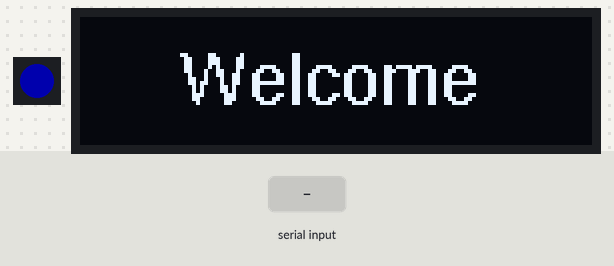
A sketch run on a simulated ESP8266 (NodeMCU). Parts: 1 RGB LEDs in strip order, left to right, 128×32 one-colour display. The test bench sets the inputs (shaded band). Dim RGB values are drawn brighter than linear.

Above: at 4.1 s.
7.3 s: "rgb:\n" received over Serial
At 8.4 s:
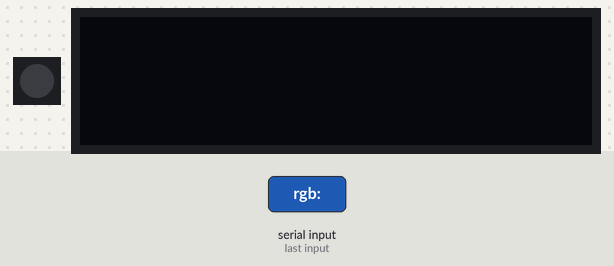
8.8 s: "rgb:90\n" received over Serial
At 9.6 s:
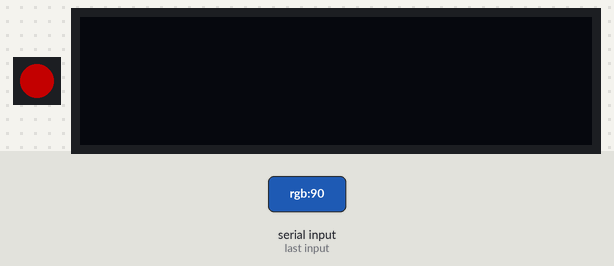
10.3 s: "rgb:,45\n" received over Serial
At 10.7 s:
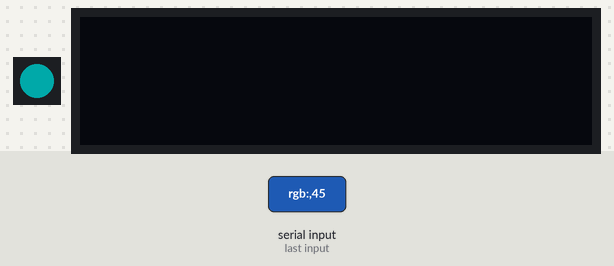
11.8 s: "callerid:,45\n" received over Serial
At 12.3 s:
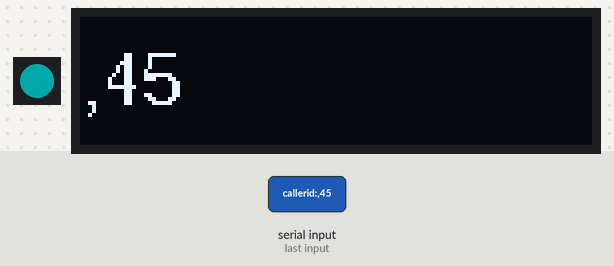
13.3 s: "rgb:\n" received over Serial
At 14.2 s:
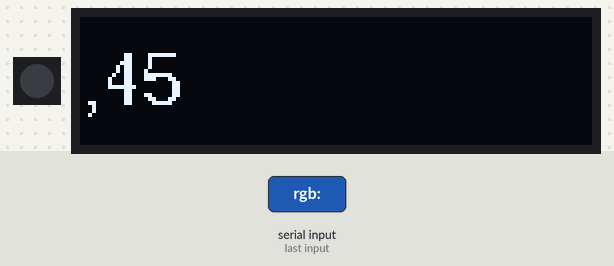
14.8 s: "rgb:90\n" received over Serial
At 15.3 s:
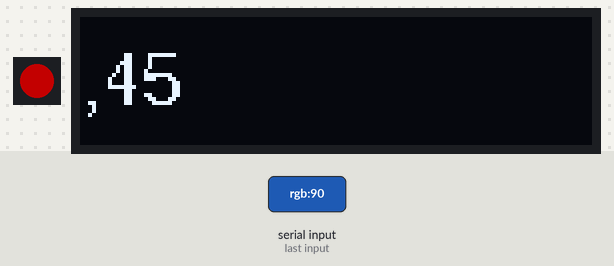
Timing chart, 0 to 17.3 s (numbered marks = the images above; inputs shaded):
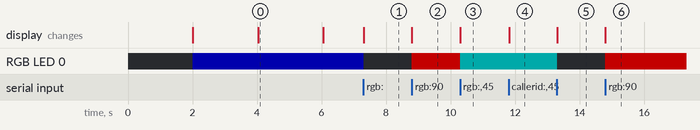

Measured:
- after the input at 7.3 s, RGB LED 0: RGB(0, 0, 50) → off at once
- after the input at 8.8 s, RGB LED 0: off → RGB(90, 0, 0) at once
- after the input at 10.3 s, RGB LED 0: RGB(90, 0, 0) → RGB(0, 45, 45) at once
- after the input at 11.8 s, the display: changes at once (image 4)
- after the input at 13.3 s, RGB LED 0: RGB(0, 45, 45) → off at once
- after the input at 14.8 s, RGB LED 0: off → RGB(90, 0, 0) at once
- what the display in image 0 shows lasts 2.1 s, from 4.0 s to 6.1 s

The sketch:

LyncDisplayLight.ino
```cpp
#include <ESP8266WiFi.h>
#include <Wire.h>
#include <SPI.h>
#include <Adafruit_GFX.h>
#include <Adafruit_SSD1306.h>
#include <Adafruit_NeoPixel.h>
#include "FreeSans9pt8b.h"


#define OLED_SDA    D3
#define OLED_SCK    D4
#define OLED_RESET  D5
#define LED_PIN     D2

Adafruit_SSD1306 display(128, 32, &Wire, OLED_RESET);
Adafruit_NeoPixel ledPixel = Adafruit_NeoPixel(1, LED_PIN, NEO_GRB + NEO_KHZ800);
String inData;

uint32_t lastUpdate;
#define UPDATE_THRESHOLD 120000UL

void OnSetLed(uint8_t red, uint8_t green, uint8_t blue) {
    ledPixel.setPixelColor(0, ledPixel.Color(red, green, blue));
    ledPixel.show();
}


void OnSetDisplay(String callerid) {
    display.clearDisplay();
    display.setCursor(0, 21);
    display.println(callerid);
    display.display();
}


void setup() {
    // Listen on serial connection for messages from the PC
    Serial.begin(115200);

    // Turn WiFi off
    WiFi.mode(WIFI_OFF);

    delay(2000);  // delay to sattle all voltages (for display)

    // setup RGB-LED
    ledPixel.begin();
    ledPixel.setPixelColor(0, ledPixel.Color(0, 0, 50));
    ledPixel.show();

    delay(2000);  // delay to sattle all voltages (for display)

    Wire.begin(OLED_SDA, OLED_SCK); // Initialize I2C for OLED Display (GPIO0 and GPIO2)
    display.begin(SSD1306_SWITCHCAPVCC, 0x3C);  // initialize with the I2C addr 0x3D (for the 128x64)
    display.setFont(&FreeSans9pt8b);
    display.setTextColor(WHITE);
    display.setTextWrap(false);
    OnSetDisplay("     Welcome");
    delay(2000);
    OnSetDisplay("");
    lastUpdate = millis();
}


void loop() {
    while (Serial.available() > 0) {
        char recieved = Serial.read();
        inData += recieved;

        // Process message when new line character is recieved
        if ((recieved == '\n') || (recieved == '\r')) {
            if (inData.startsWith("rgb:")) {
                lastUpdate = millis();
                int ind;
                uint8_t red;
                uint8_t green;
                uint8_t blue;

                ind = inData.indexOf(',');  //finds location of first ,
                red = inData.substring(4, ind).toInt();
                inData = inData.substring(ind + 1);
                ind = inData.indexOf(',');  //finds location of first ,
                green = inData.substring(0, ind).toInt();
                inData = inData.substring(ind + 1);
                ind = inData.indexOf(',');  //finds location of first ,
                blue = inData.substring(0, ind).toInt();

                OnSetLed(red, green, blue);
            }
            else if (inData.startsWith("callerid:")) {
                OnSetDisplay(inData.substring(9));
            }

            inData = ""; // Clear recieved buffer
        }
    }

    // Nothing communicating: Clear display and show light blue -> OFF
    if (millis() - lastUpdate > UPDATE_THRESHOLD) {
        lastUpdate = millis();
        ledPixel.setPixelColor(0, ledPixel.Color(0, 0, 50));
        ledPixel.show();
        OnSetDisplay("");
    }
}
```

Source omitted: reeSans9pt8b.h (data table, 33162 bytes)
